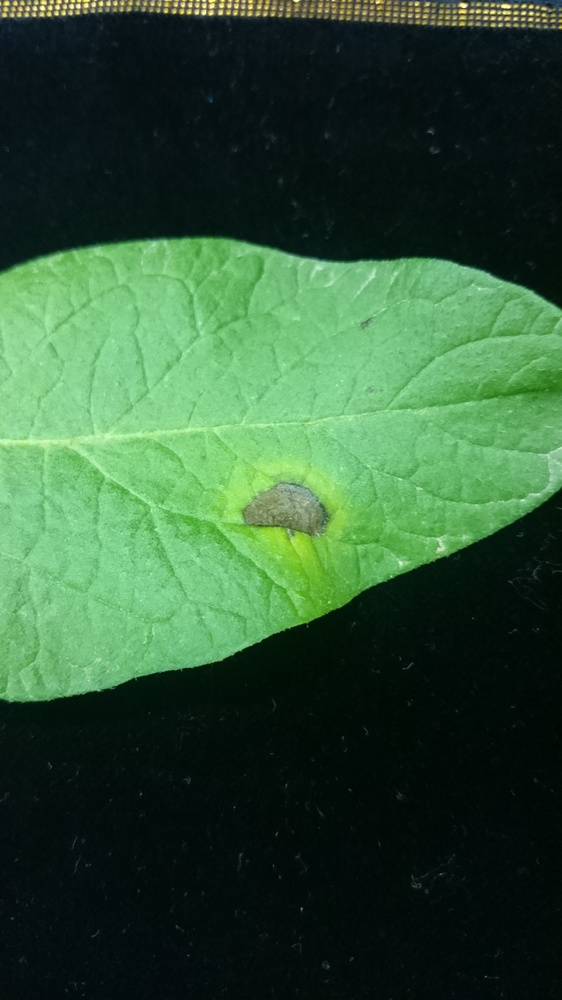
#> input picture test_img/test_001.JPG, 562 x 1000 px, shrunk from 2160 x 3840 before the run, found by its file name
$ python contours.py   (Python 2 division)   (older library calls are emulated)
#> lines starting #> are read from the running program, lines starting #| are printed output that depends on the picture; after the words box and inside, x2 and y2 are one past the last pixel; in counts of white or black regions, pixels touching at a corner belong together
import cv2 as cv
import numpy as np
import plantcv as pcv
import argparse as argp

#import via OpenCV
image = cv.imread("test_001.JPG")
#> image is the input picture: shape (1000, 562, 3); mean B, G, R 54.3, 83.9, 48.3

height, width = image.shape[:2]
#> height = 1000; width = 562

print height
#| 1000

#convert to grayscale
imgray = cv.cvtColor(image, cv.COLOR_BGR2GRAY)
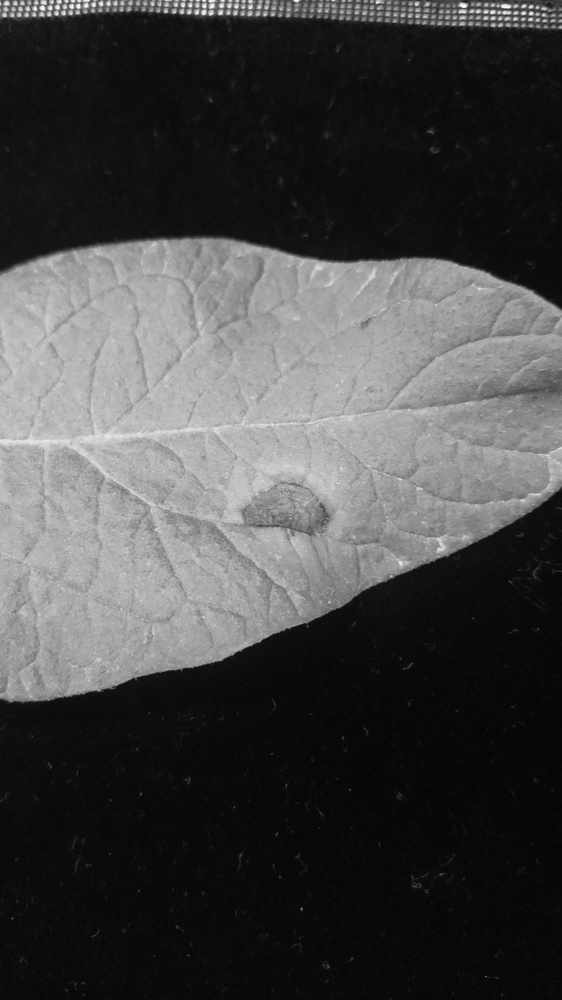
#> imgray: shape (1000, 562); min 3, max 249, mean 69.8

height2, width2 = imgray.shape[:2]
#> height2 = 1000; width2 = 562

print height2
#| 1000

#set theshold
ret, thresh = cv.threshold(imgray, 127, 255, 0)
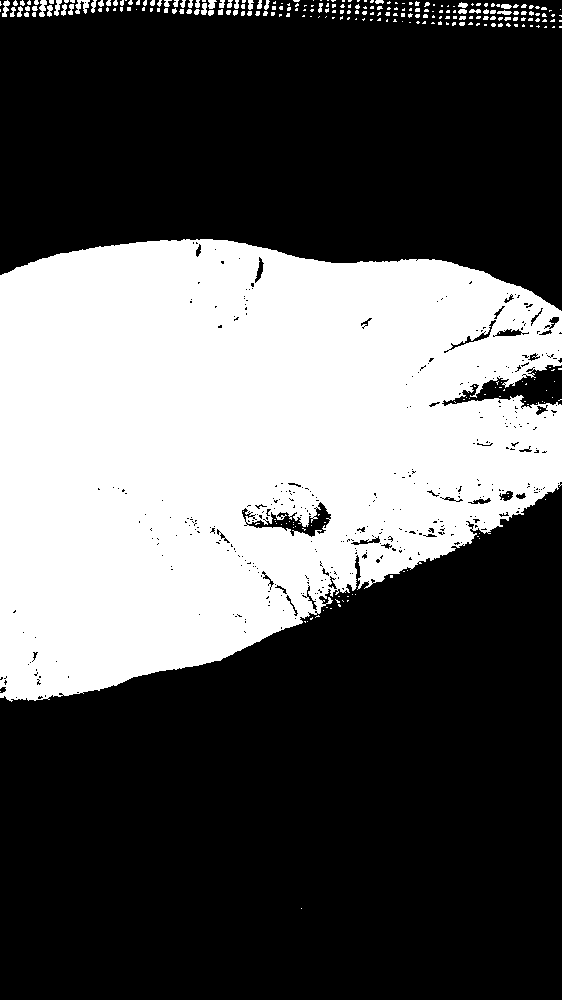
#> thresh: shape (1000, 562); 35.5% white; 291 white regions (231 under 20 px)
#find contours
im2, contours, hierarchy = cv.findContours(thresh, cv.RETR_TREE, cv.CHAIN_APPROX_SIMPLE)
#> contours = 788 contours, 712 with area under 20; largest, box (x1, y1, x2, y2) and area: (0, 239, 562, 702) 198156, (245, 501, 332, 538) 1128, (448, 319, 497, 351) 229, (494, 328, 523, 337) 155, (350, 535, 381, 546) 124
#draw contours
cv.drawContours(imgray, contours, -1, (0,255,0), 3)
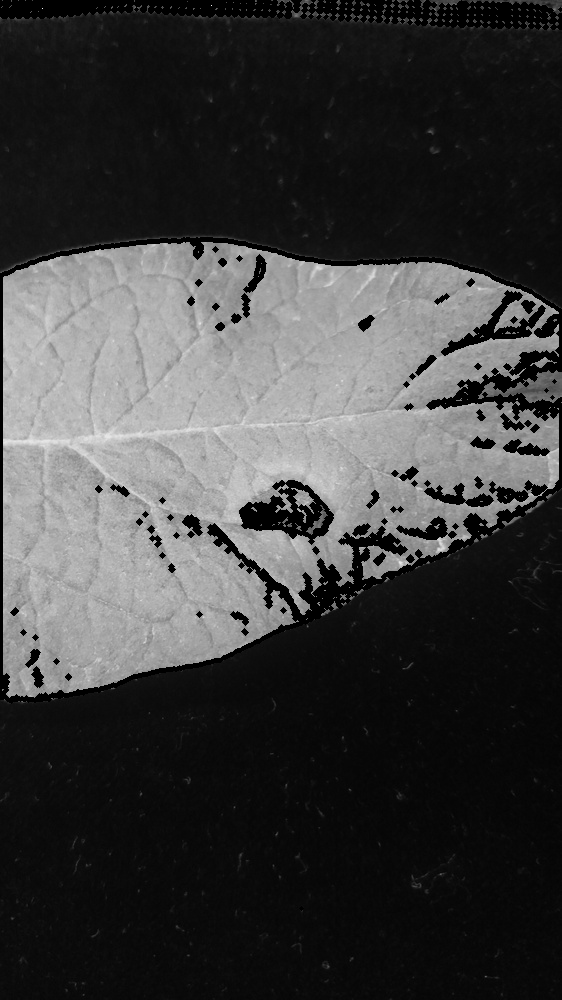
#> imgray: shape (1000, 562); 6.49% of pixels changed, all inside (x1, y1, x2, y2) = (0, 0, 562, 911)
#wirte image
cv.imwrite("testresult2.jpg", imgray)

#End of Code

$ run again, with test_img/test_002.JPG copied over test_img/test_001.JPG
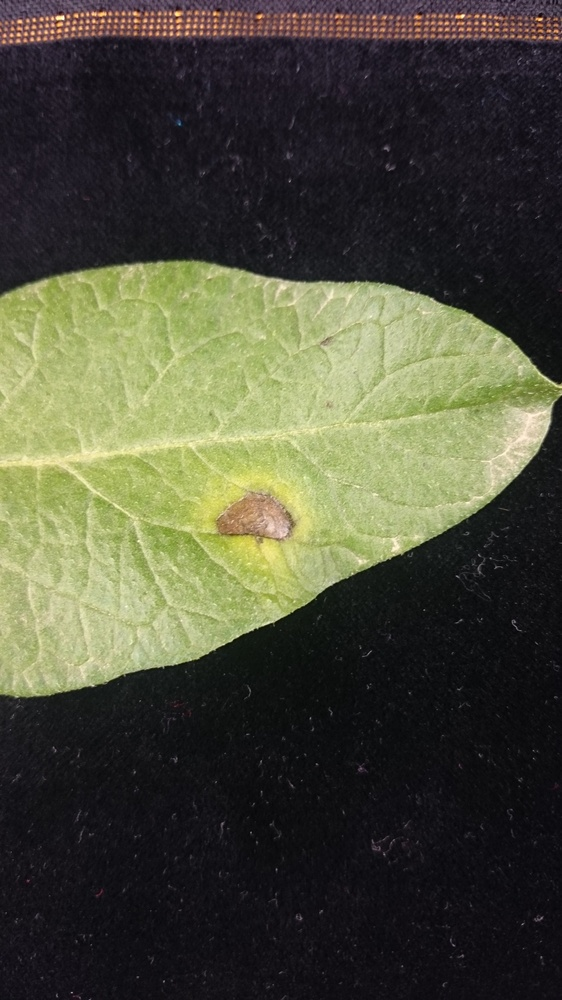
#> input picture test_img/test_002.JPG, 562 x 1000 px, shrunk from 2160 x 3840 before the run, found by its file name
#> image is the input picture: shape (1000, 562, 3); mean B, G, R 58.7, 76.2, 75.5
#| 1000
#| 1000
#> `ret, thresh = cv.threshold(imgray, 127, 255, 0)`:
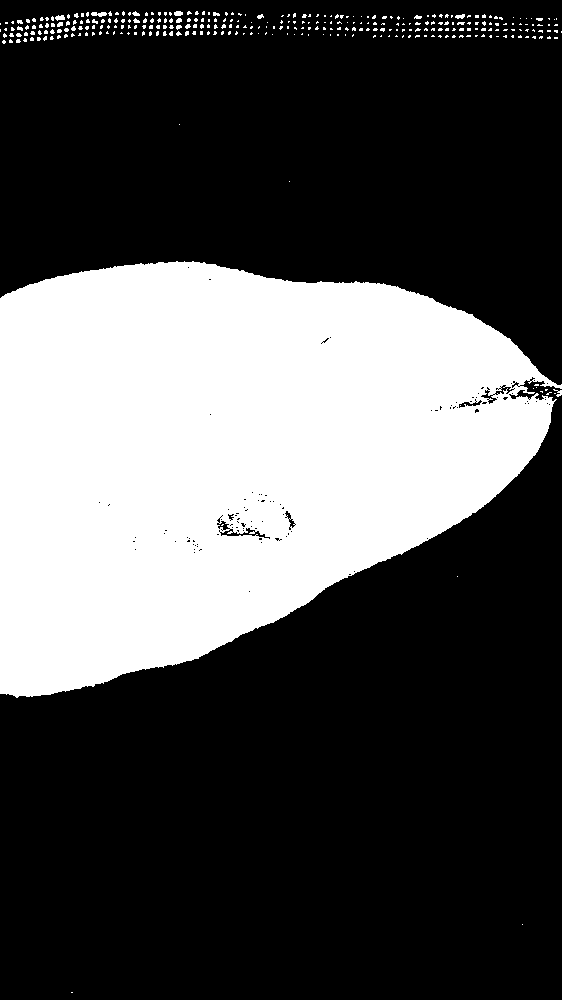
#> thresh: shape (1000, 562); 31.4% white; 320 white regions (303 under 20 px)
#> contours = 460 contours, 446 with area under 20; largest, box (x1, y1, x2, y2) and area: (0, 261, 562, 698) 173400, (219, 527, 271, 540) 229, (494, 384, 515, 396) 101, (480, 389, 498, 405) 97, (458, 399, 483, 409) 95
#> `cv.drawContours(imgray, contours, -1, (0,255,0), 3)`:
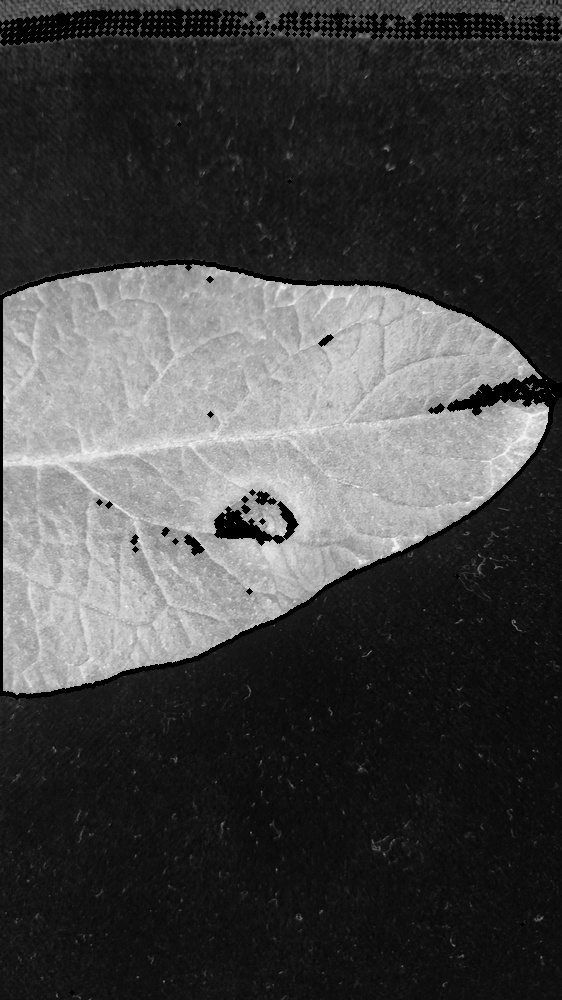
#> imgray: shape (1000, 562); min 0, max 249, mean 69.1

$ run again, with test_img/test_003.JPG copied over test_img/test_001.JPG
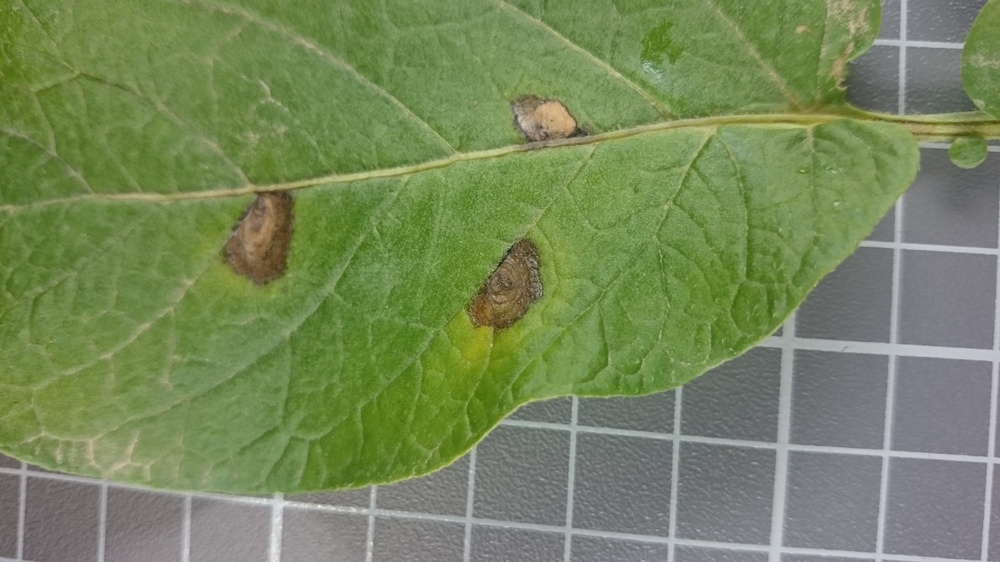
#> input picture test_img/test_003.JPG, 1000 x 562 px, shrunk from 3840 x 2160 before the run, found by its file name
#> image is the input picture: shape (562, 1000, 3); mean B, G, R 91.5, 135.3, 118
#| 562
#| 562
#> `ret, thresh = cv.threshold(imgray, 127, 255, 0)`:
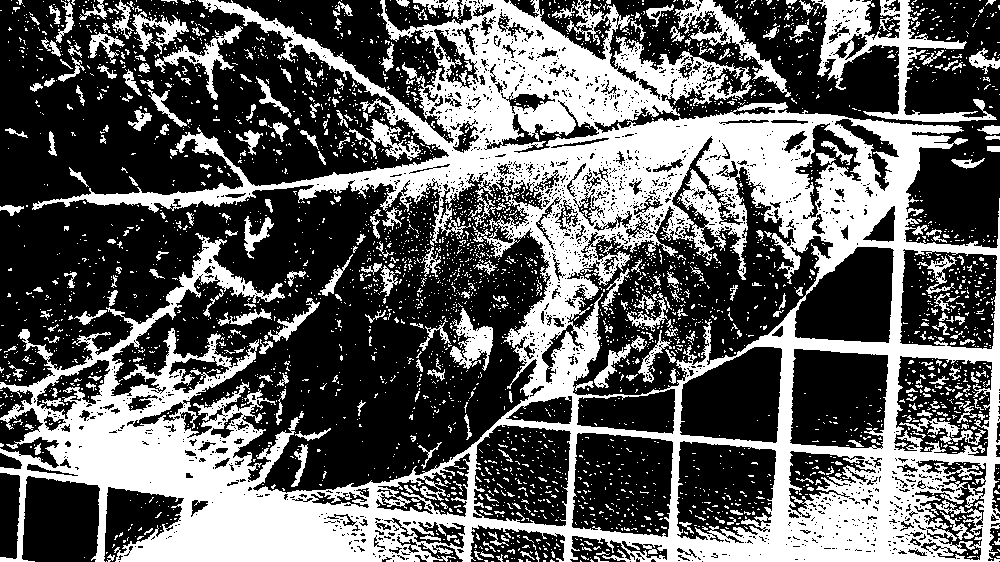
#> thresh: shape (562, 1000); 38.2% white; 3542 white regions (3226 under 20 px)
#> contours = 6392 contours, 5910 with area under 20; largest, box (x1, y1, x2, y2) and area: (0, 0, 1000, 562) 294728, (566, 166, 834, 397) 28261, (571, 432, 674, 538) 9402, (789, 348, 889, 449) 8894, (899, 248, 998, 350) 8808
#> `cv.drawContours(imgray, contours, -1, (0,255,0), 3)`:
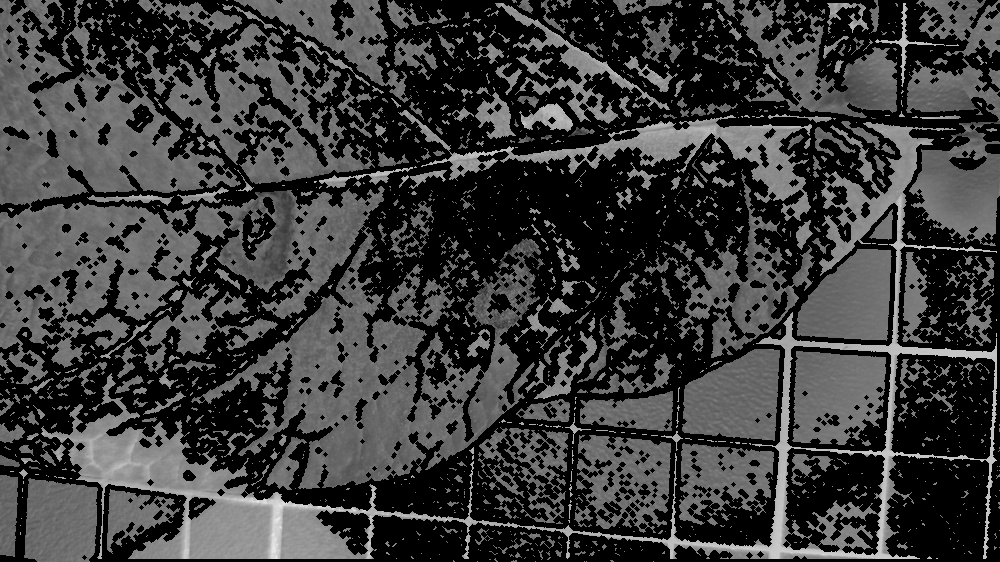
#> imgray: shape (562, 1000); min 0, max 239, mean 58.9
